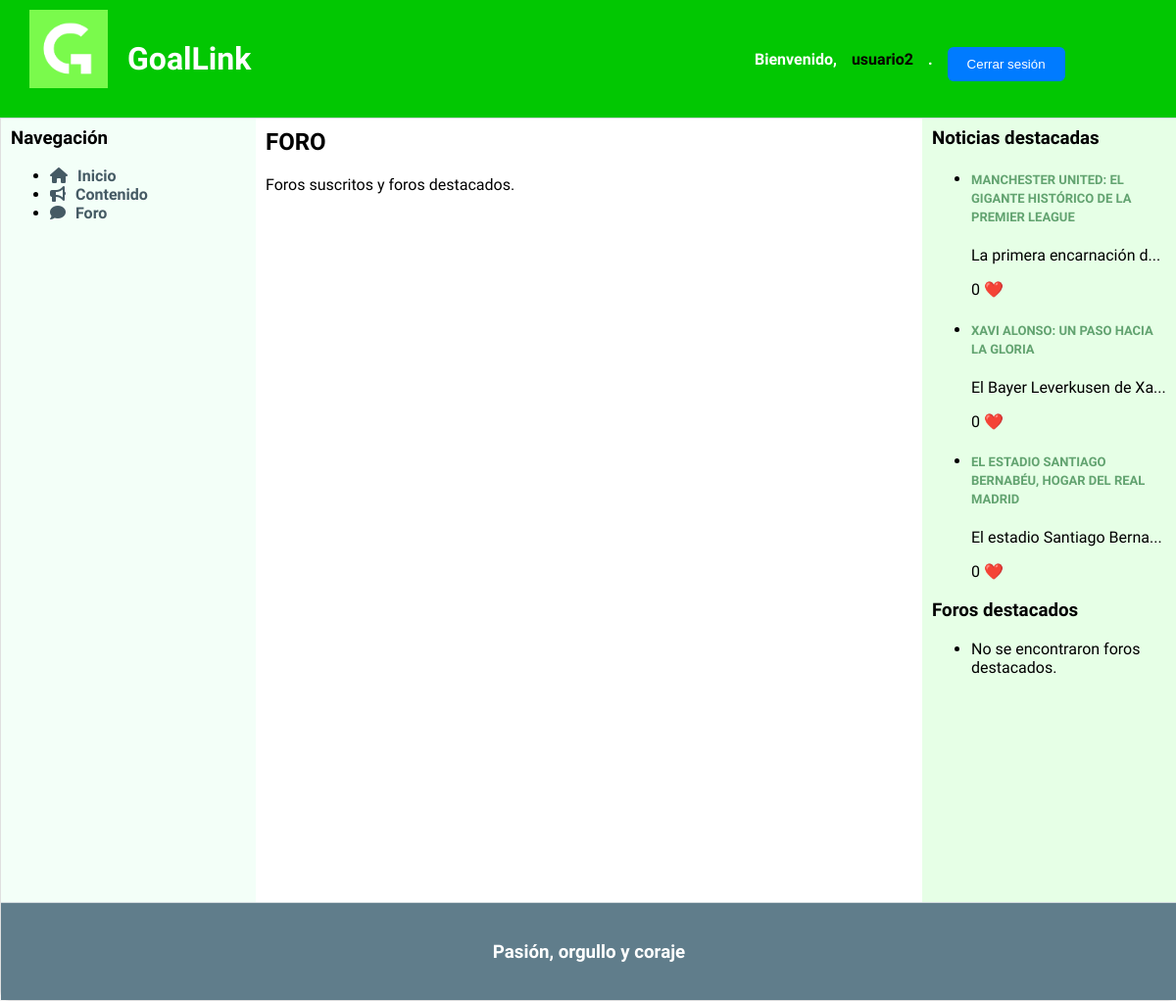
The app's page /foro.php (signed in) with its own data.
### tables this page shows
CREATE TABLE `noticia` (
  `id` int(11) NOT NULL,
  `titulo` varchar(100) NOT NULL,
  `id_autor` int(11) DEFAULT NULL,
  `contenido` text DEFAULT NULL,
  `fecha` date NOT NULL,
  `likes` int(11) DEFAULT 0,
  `destacado` tinyint(1) NOT NULL DEFAULT 0,
  `imagen1` varchar(255) DEFAULT NULL,
  `liga` varchar(20) DEFAULT NULL
);

### includes/src/Aplicacion.php (called while the page is built, shortened)
<?php
class Aplicacion
{
    private $dirInstalacion;
    private $inicializada;
    private function __construct()
    {
        $this->inicializada = false;
    }
    public function init($bdDatosConexion, $rutaApp = '/', $dirInstalacion = __DIR__)
    {
        if (!$this->inicializada) {
            $this->dirInstalacion = $dirInstalacion;
            $this->inicializada = true;
        }
    }
    public function doInclude($path = '')
    {
        $params = array();
        $this->doIncludeInterna($path, $params);
    }
    private function doIncludeInterna($path, &$params)
    {
        include($this->dirInstalacion . $path);
    }
    public function generaVista(string $rutaVista, &$params)
    {
        $params['app'] = $this;
        $rutaVista = "/Vistas{$rutaVista}";
        $this->doIncludeInterna($rutaVista, $params);
    }
}

### includes/src/noticias/Noticia.php (called while the page is built, shortened)
<?php
class Noticia
{
    private $id;
    private $titulo;
    private $contenido;
    private $fecha;
    private $likes;
    public function __construct($id, $id_autor, $titulo, $contenido, $fecha, $likes, $destacado, $liga,  $imagen1=NULL)
    {
        $this->id = $id;
        $this->titulo = $titulo;
        $this->contenido = $contenido;
        $this->fecha = $fecha;
        $this->likes = $likes;
        if ($imagen1 !== NULL) {
            $this->imagen1 = file_get_contents($imagen1);
        }
    }
    public static function compararFechas($a, $b) {
        $aFecha=strtotime($a->getFecha());
        $bFecha=strtotime($b->getFecha());
        if ($bFecha==$aFecha) {
            return 0;
        }
        return ($aFecha > $bFecha) ? -1 : 1;
    }
    public static function listaDestacados($n) {
        $app = Aplicacion::getInstance();
        $conn = $app->getConexionBd();
        $result = $conn->query("SELECT * FROM noticia WHERE destacado>=$n");
        if($result && $result->num_rows>0){
            while($array=$result->fetch_assoc()){
                $noticia= new Noticia($array["id"], $array["id_autor"], $array["titulo"], $array["contenido"], $array["fecha"], $array["likes"], $array["destacado"], $array["liga"],$array["imagen1"] );
                $lista[]=$noticia;
            }
            usort($lista, array('es\ucm\fdi\aw\noticias\Noticia', 'compararFechas'));
            return $lista;
        }
        return NULL;
    }
    public function getId()
    {
        return $this->id;
    }
    public function getTitulo()
    {
        return $this->titulo;
    }
    public function getContenido()
    {
        return $this->contenido;
    }
    public function getFecha()
    {
        return $this->fecha;
    }
    public function getLikes()
    {
        return $this->likes;
    }
}

### includes/src/foros/Foro.php (called while the page is built, shortened)
<?php
class Foro
{
    public static function listaDestacados($n) {
        $app = Aplicacion::getInstance();
        $conn = $app->getConexionBd();
        $result = $conn->query("SELECT * FROM foro WHERE destacado>=$n");
        return NULL;
    }
}

### includes/comun/sidebarDer.php (the view, shortened to what this page needs)
<aside id="sidebarDer">
    <h3>Noticias destacadas</h3>
    <ul>
        <?php
            $noticiasDestacadas = Noticia::listaDestacados(1);
            if ($noticiasDestacadas != NULL) {
                foreach ($noticiasDestacadas as $noticia) {
                    echo "<li>";
                    echo "<h4 class='titulo-noticia-BarraLateral'><a href='noticiaDinamica.php?id=" . $noticia->getId() . "'>" . $noticia->getTitulo() . "</a></h4>";
                    echo "<p>" . substr($noticia->getContenido(), 0, 25) . "..."."</p>";
                    echo "<p>" . $noticia->getLikes() . " <span style='color: red;'>&#10084;&#65039;</span></p>";
                    echo "</li>";
                }
            }
            else {
                echo "<li>No se encontraron noticias destacadas.</li>";
            }
        ?>
    </ul>
    <h3>Foros destacados</h3>
    <ul>
        <?php
            $forosDestacados = Foro::listaDestacados(1);
            if ($forosDestacados != NULL) {
                foreach ($forosDestacados as $foro) {
                    echo "<li>";
                    echo "<h4>" . $foro->getTitulo() . "</h4>";
                    echo "<p>" . $foro->getDescripcion() . "</p>";
                    echo "<p>" . $foro->getLikes() . " <span style='color: red;'>&#10084;&#65039;</span></p>";
                    echo "</li>";
                }
            } else {
                echo "<li>No se encontraron foros destacados.</li>";
            }
        ?>
    </ul>
</aside>

### CSS/style.css (style rules this page uses)
body { background-color: #f5f5f5; margin: 0; font-family: 'Signika Negative', sans-serif; }
aside { padding: 10px; float: right; width: 250px; height: 800px; background-color: #b3fa9c;; margin-top: 70px; }
.titulo-noticia-BarraLateral a { text-decoration: none; font-family: 'Signika Negative', sans-serif; font-size: 13px; color: #62a370; font-weight: bold; text-transform: uppercase; }
@media screen and (max-width: 1510px) { aside { padding: 10px; float: right; width: 20%; height: 800px; background-color: #e6ffe6; margin-top: 70px; right: 0; } }

### records on screen
noticia: titulo "MANCHESTER UNITED: EL GIGANTE HISTÓRICO DE LA PREMIER LEAGUE", contenido "La primera encarnación d", likes "0"
noticia: titulo "XAVI ALONSO: UN PASO HACIA LA GLORIA", contenido "El Bayer Leverkusen de Xa", likes "0"
noticia: titulo "EL ESTADIO SANTIAGO BERNABÉU, HOGAR DEL REAL MADRID", contenido "El estadio Santiago Berna", likes "0"

### other values on screen
$nombreUsuario "usuario2"
